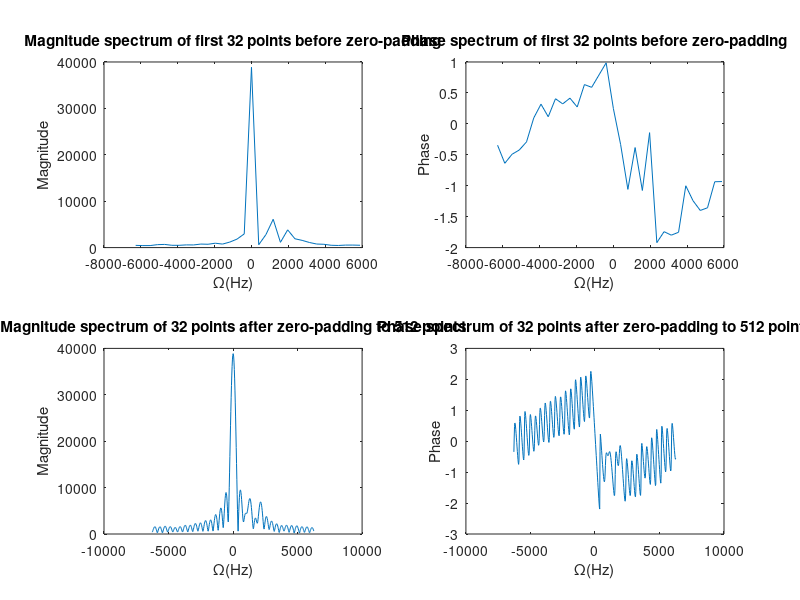

This figure's MATLAB source:
load NMRSpec
signal = st(1:32)
spectrum1 = fft(signal);
spectrum2 = fft(signal,512);
spectrum1 = fftshift(spectrum1);
spectrum2 = fftshift(spectrum2);
w1 = fftshift((0:31)/32*2*pi);
w2 = fftshift((0:511)/512*2*pi);
w1(1:16) = w1(1:16)-2*pi;
w2(1:256) = w2(1:256)-2*pi;
omega1 = 2000*w1;
omega2 = 2000*w2;
subplot(2,2,1)
plot(omega1,abs(spectrum1));
title('Magnitude spectrum of first 32 points before zero-padding')
xlabel('Ω(Hz)')
ylabel('Magnitude')
subplot(2,2,2)
plot(omega1,angle(spectrum1));
title('Phase spectrum of first 32 points before zero-padding')
xlabel('Ω(Hz)')
ylabel('Phase')
subplot(2,2,3)
plot(omega2,abs(spectrum2));
title('Magnitude spectrum of 32 points after zero-padding to 512 points')
xlabel('Ω(Hz)')
ylabel('Magnitude')
subplot(2,2,4)
plot(omega2,angle(spectrum2));
title('Phase spectrum of 32 points after zero-padding to 512 points')
xlabel('Ω(Hz)')
ylabel('Phase')